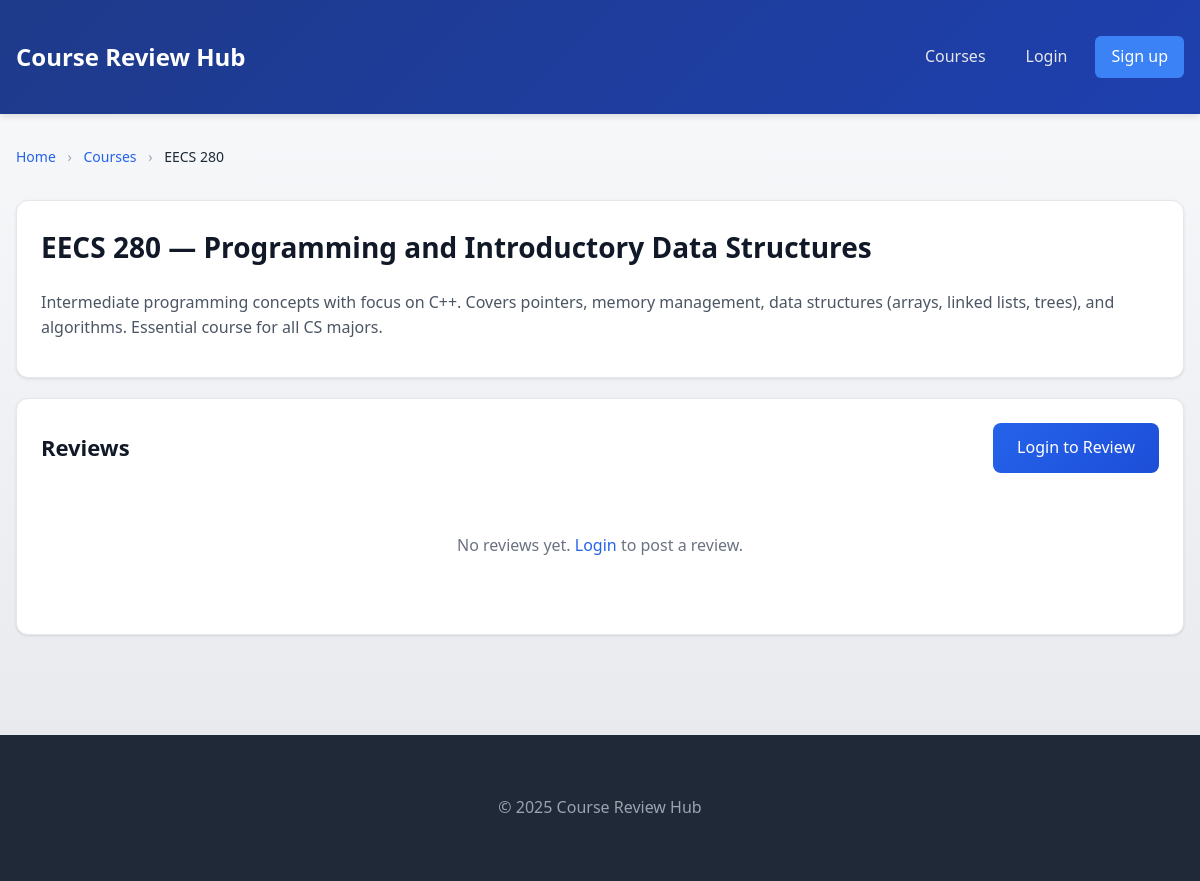
The app's page /course.php?id=2 with its own data.
### tables this page shows
CREATE TABLE IF NOT EXISTS courses (
	id INT AUTO_INCREMENT PRIMARY KEY,
	code VARCHAR(32) NOT NULL UNIQUE,
	title VARCHAR(200) NOT NULL,
	description TEXT,
	created_at TIMESTAMP DEFAULT CURRENT_TIMESTAMP
);

### includes/helpers.php (called while the page is built, shortened)
<?php
function h(?string $value): string {
	return htmlspecialchars($value ?? '', ENT_QUOTES | ENT_SUBSTITUTE, 'UTF-8');
}

### includes/auth.php (called while the page is built, shortened)
<?php
require_once __DIR__ . '/helpers.php';
function current_user(): ?array {
	return $_SESSION['user'] ?? null;
}

### public/course.php (the view, shortened to what this page needs)
<?php
require_once __DIR__ . '/../includes/auth.php';
$pdo = get_pdo();
$id = (int)($_GET['id'] ?? 0);
$stmt = $pdo->prepare('SELECT * FROM courses WHERE id = ?');
$stmt->execute([$id]);
$course = $stmt->fetch();
$stmt = $pdo->prepare('SELECT r.*, u.name AS user_name FROM reviews r JOIN users u ON u.id = r.user_id WHERE r.course_id = ? ORDER BY r.created_at DESC');
$stmt->execute([$id]);
$reviews = $stmt->fetchAll();
include __DIR__ . '/../includes/header.php';
?>
<nav class="breadcrumb">
	<a href="/index.php">Home</a>
	<span class="breadcrumb-separator">›</span>
	<a href="/index.php">Courses</a>
	<span class="breadcrumb-separator">›</span>
	<span class="breadcrumb-current"><?= h($course['code']) ?></span>
</nav>
<div class="card">
	<h1><?= h($course['code']) ?> — <?= h($course['title']) ?></h1>
	<p><?= nl2br(h($course['description'] ?? '')) ?></p>
</div>
<div class="card">
	<div style="display: flex; justify-content: space-between; align-items: center; margin-bottom: 20px;">
		<h2 style="margin: 0;">Reviews</h2>
		<?php if (current_user()): ?>
			<a href="/add_review.php?course_id=<?= (int)$course['id'] ?>" class="button-primary" style="text-decoration: none;">+ Add Review</a>
		<?php else: ?>
			<a href="/login.php" class="button-primary" style="text-decoration: none;">Login to Review</a>
		<?php endif; ?>
	</div>
	<?php if (empty($reviews)): ?>
		<p style="text-align: center; color: #6b7280; padding: 40px 0;">
			No reviews yet.<?php if (current_user()): ?> <a href="/add_review.php?course_id=<?= (int)$course['id'] ?>">Be the first to review!</a><?php else: ?> <a href="/login.php">Login</a> to post a review.<?php endif; ?>
		</p>
	<?php endif; ?>
</div>
<?php include __DIR__ . '/../includes/footer.php'; ?>

### assets/styles.css (style rules this page uses)
* { box-sizing: border-box; }
body { margin: 0; font-family: system-ui, -apple-system, 'Segoe UI', Roboto, 'Helvetica Neue', Arial, sans-serif; color: #1f2937; background: linear-gradient(to bottom, #f8fafc 0%, #e5e7eb 100%); min-height: 100vh; line-height: 1.6; }
a { color: #2563eb; text-decoration: none; transition: color 0.2s; }
.card { background: #fff; border: 1px solid #e5e7eb; border-radius: 12px; padding: 24px; margin-bottom: 20px; box-shadow: 0 1px 3px rgba(0, 0, 0, 0.1); transition: box-shadow 0.2s, transform 0.2s; }
.card h1 { margin-top: 0; margin-bottom: 20px; color: #111827; font-size: 28px; font-weight: 700; }
.card h2 { margin-top: 0; margin-bottom: 16px; color: #111827; font-size: 22px; font-weight: 600; }
.card p { margin: 12px 0; color: #4b5563; }
.button-primary { background: linear-gradient(135deg, #2563eb 0%, #1d4ed8 100%); color: #fff; padding: 12px 24px; border: 0; border-radius: 8px; cursor: pointer; font-size: 16px; font-weight: 500; transition: background 0.2s, transform 0.1s; }
.breadcrumb { margin-bottom: 20px; padding: 12px 0; font-size: 14px; color: #6b7280; }
.breadcrumb a { color: #2563eb; text-decoration: none; transition: color 0.2s; }
.breadcrumb-separator { margin: 0 8px; color: #9ca3af; }
.breadcrumb-current { color: #1f2937; font-weight: 500; }

### records on screen
courses: code "EECS 280", title "Programming and Introductory Data Structures", description "Intermediate programming concepts with focus on C++. Covers pointers, memory management, data structures (arrays, linked lists, trees), and algorithms. Essential course for all CS majors."
